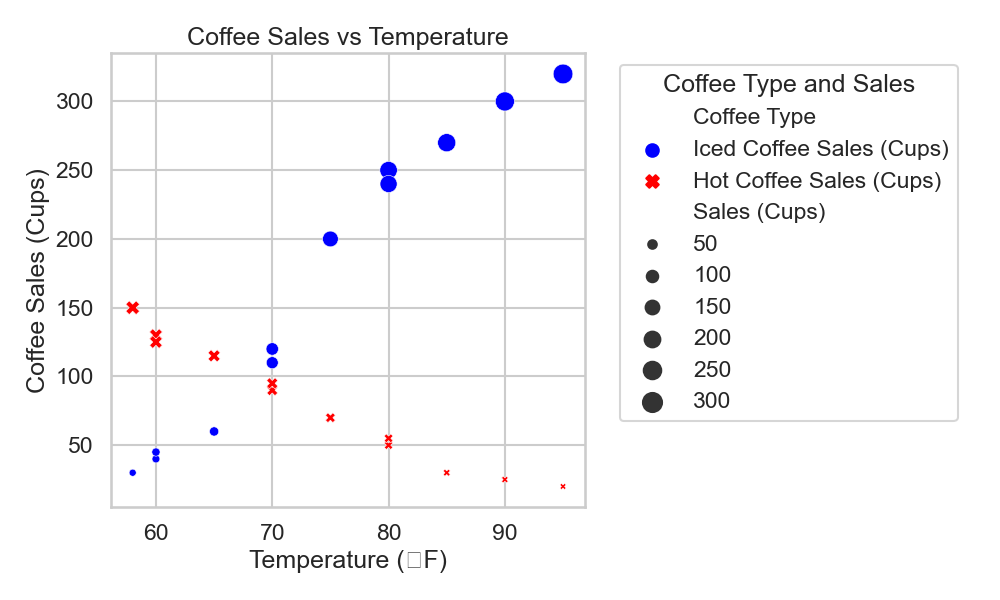

Source code (Python):

import pandas as pd
import seaborn as sns
import matplotlib.pyplot as plt

# Provided data
data = [
    {'Temperature (°F)': 58, 'Iced Coffee Sales (Cups)': 30, 'Hot Coffee Sales (Cups)': 150},
    {'Temperature (°F)': 60, 'Iced Coffee Sales (Cups)': 40, 'Hot Coffee Sales (Cups)': 130},
    {'Temperature (°F)': 65, 'Iced Coffee Sales (Cups)': 60, 'Hot Coffee Sales (Cups)': 115},
    {'Temperature (°F)': 70, 'Iced Coffee Sales (Cups)': 120, 'Hot Coffee Sales (Cups)': 90},
    {'Temperature (°F)': 75, 'Iced Coffee Sales (Cups)': 200, 'Hot Coffee Sales (Cups)': 70},
    {'Temperature (°F)': 80, 'Iced Coffee Sales (Cups)': 250, 'Hot Coffee Sales (Cups)': 50},
    {'Temperature (°F)': 85, 'Iced Coffee Sales (Cups)': 270, 'Hot Coffee Sales (Cups)': 30},
    {'Temperature (°F)': 90, 'Iced Coffee Sales (Cups)': 300, 'Hot Coffee Sales (Cups)': 25},
    {'Temperature (°F)': 95, 'Iced Coffee Sales (Cups)': 320, 'Hot Coffee Sales (Cups)': 20},
    {'Temperature (°F)': 60, 'Iced Coffee Sales (Cups)': 45, 'Hot Coffee Sales (Cups)': 125},
    {'Temperature (°F)': 70, 'Iced Coffee Sales (Cups)': 110, 'Hot Coffee Sales (Cups)': 95},
    {'Temperature (°F)': 80, 'Iced Coffee Sales (Cups)': 240, 'Hot Coffee Sales (Cups)': 55}
]

# Create DataFrame
df = pd.DataFrame(data)

# Melt the DataFrame to make it work well with sns.scatterplot
df_melted = df.melt(id_vars='Temperature (°F)', var_name='Coffee Type', value_name='Sales (Cups)')

# Define a color palette for the coffee types
palette = {'Iced Coffee Sales (Cups)': 'blue', 'Hot Coffee Sales (Cups)': 'red'}

# Create the scatterplot
plt.figure(figsize=(10, 6))
sns.scatterplot(
    data=df_melted,
    x='Temperature (°F)',
    y='Sales (Cups)',
    hue='Coffee Type',  # Color by Coffee Type
    style='Coffee Type',  # Different markers by Coffee Type
    size='Sales (Cups)',  # Size by the number of sales
    sizes=(20, 200),  # Control the range of sizes
    palette=palette,  # Color palette defined above
)

# Customize the axes and title
plt.title('Coffee Sales vs Temperature')
plt.xlabel('Temperature (°F)')
plt.ylabel('Coffee Sales (Cups)')

# Add a legend to explain markers
plt.legend(title='Coffee Type and Sales', bbox_to_anchor=(1.05, 1), loc='upper left')

# Show the plot
plt.tight_layout()
plt.show()
